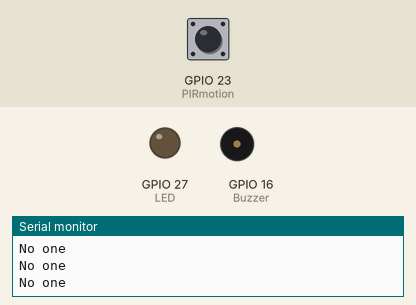
This sketch was run on a simulated ESP32. On the bench: output pins drawn as LEDs (lit = HIGH), buzzer (waves = sounding), the last lines printed to the serial monitor. Dashed ring = blinking. Inputs (shaded band) come from the test bench; at power-on: GPIO 23 (PIRmotion) LOW.

Above: at 1.2 s.
1.3 s: GPIO 23 (PIRmotion) driven HIGH
At 1.7 s:
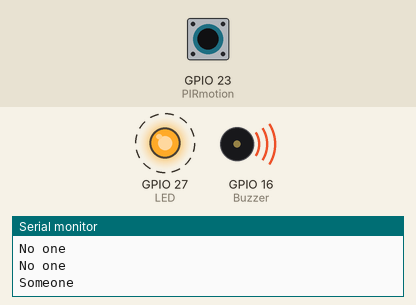
4.3 s: GPIO 23 (PIRmotion) driven LOW
At 5.7 s:
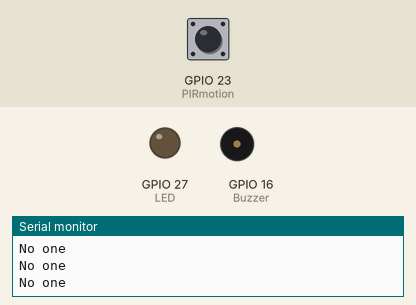
6.0 s: GPIO 23 (PIRmotion) pulsed HIGH 2 times (0.12 s each, 0.3 s apart)
At 7.2 s:
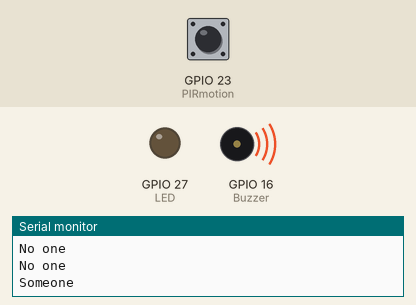
Timing chart, 0 to 9.1 s (numbered marks = the images above; inputs shaded):
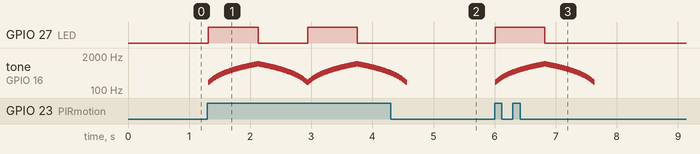

Measured:
- after the input at 1.3 s, GPIO 27 (LED): alternates HIGH for 0.81 s and LOW for 0.81 s, starting at once; tone on GPIO 16 (Buzzer): plays 200 Hz for 0.01 s, 210 Hz for 0.01 s, 220 Hz for 0.01 s, 230 Hz for 0.01 s, 240 Hz for 0.01 s, 250 Hz for 0.01 s … (295 notes in this stretch), starting at once
- after the input at 4.3 s, GPIO 27 (LED): stays LOW (without the input it goes to HIGH after 0.26 s)
- after the input at 6.0 s, GPIO 27 (LED): LOW → HIGH at once, → LOW 0.81 s later; tone on GPIO 16 (Buzzer): plays 200 Hz for 0.01 s, 210 Hz for 0.01 s, 220 Hz for 0.01 s, 230 Hz for 0.01 s, 240 Hz for 0.01 s, 250 Hz for 0.01 s … (161 notes in this stretch), starting at once

The sketch:

3.5Alarm-System.ino
```cpp
// 3.5 ALARM SYSTEM
// 3.5 Functionality to alert the alarm and blinks the LED when sensor detects a motion.

// Make sure the pin number match with io16, io23 , io27 you attach on the board.
#define Buzzer 16  // Set the buzzer pin.
#define PIRmotion 23  // Set the PIR mition sensor pin.
#define LED 27  // Set the LED pin.

// Set the setup.
void setup() {

  Serial.begin(9600);  // Initialize serial communication and set baud rate to "9600".

  //Set the pins modes.
  pinMode(Buzzer, OUTPUT);  // Set the buzzer as output.
  pinMode(PIRmotion, INPUT);  // Set the PIR motion as input.
  pinMode(LED, OUTPUT);  // Set the LED as output.
}

// The loop functtion run repeatedly forever.
void loop() {

  int ReadValue = digitalRead(PIRmotion);  // Read the value of PIR motion sensor.

  if(ReadValue){  // Hold value from PIRMotion.

    Serial.println("Someone");  // Print "Someone".

    digitalWrite(LED, HIGH);  // LED turning on.

    // Ascending pitch.
    for(int i = 200; i<=1000; i+=10){  // Control the duration.
      tone(Buzzer, i);  // Declare the tone.
      delay(10);  // Delay for 10 microsecond.
    }

    digitalWrite(LED, LOW);  // LED turning off.

    // Descending pitch.
    for(int i = 1000; i>=200; i-=10){  // Control the duration.
      tone(Buzzer, i);  // Declare the tone.
      delay(10);  // Delay for 10 microsecond.
    }
  }

  noTone(Buzzer); // Turn off the tone.

  Serial.println("No one");  // Print "No one".

}

// RESULT
// When PIR motion sensor detects persens of human heat, alarm will alert and LED will blinks.
```
